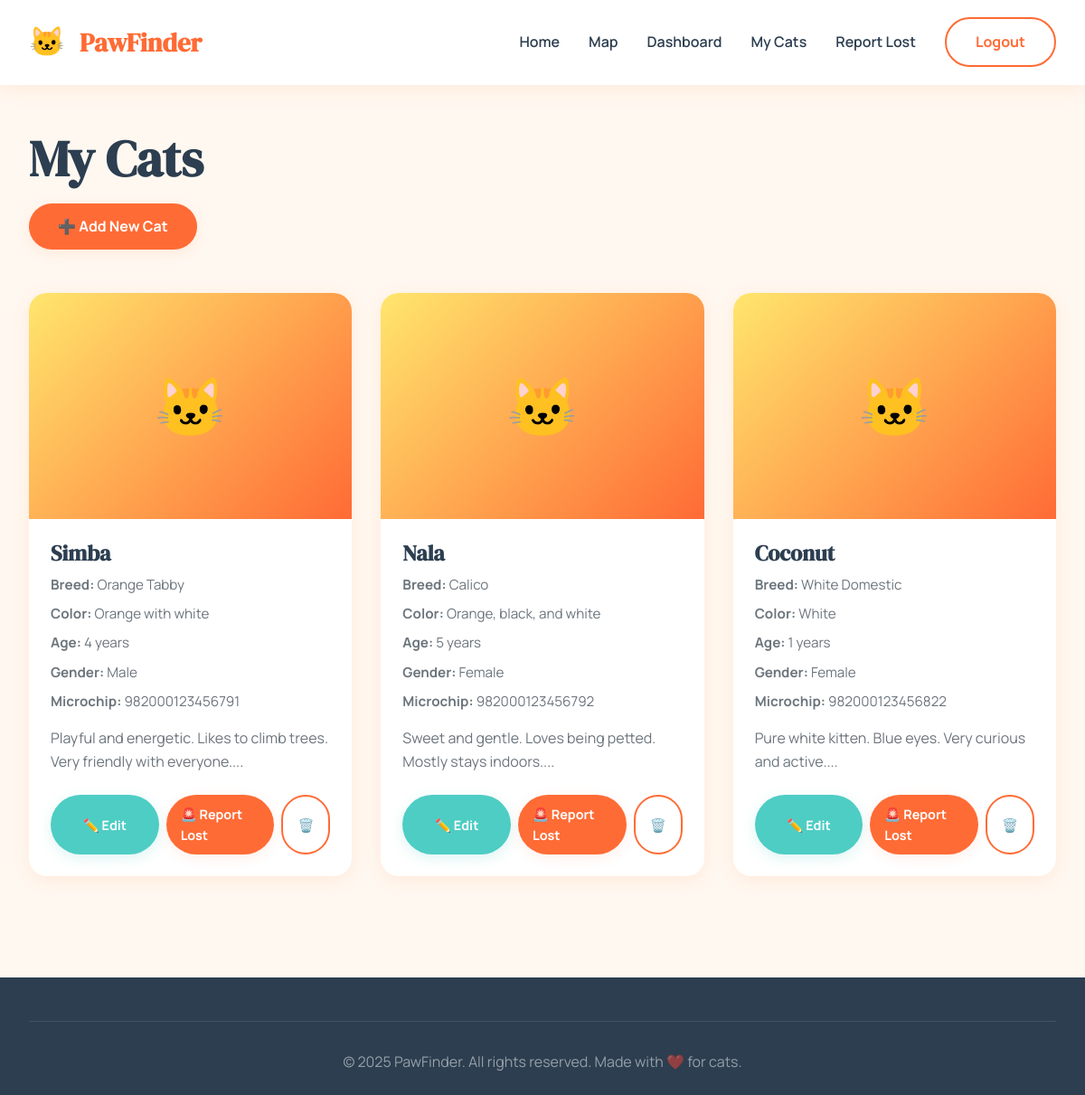
The app's page /my-cats.php (signed in) with its own data.
### tables this page shows
CREATE TABLE IF NOT EXISTS cats (
    id INT AUTO_INCREMENT PRIMARY KEY,
    user_id INT NOT NULL,
    name VARCHAR(100) NOT NULL,
    breed VARCHAR(100),
    color VARCHAR(100),
    age INT,
    gender ENUM('male', 'female', 'unknown') DEFAULT 'unknown',
    description TEXT,
    photo VARCHAR(255),
    microchip_id VARCHAR(50),
    distinctive_features TEXT,
    created_at TIMESTAMP DEFAULT CURRENT_TIMESTAMP,
    updated_at TIMESTAMP DEFAULT CURRENT_TIMESTAMP ON UPDATE CURRENT_TIMESTAMP,
    FOREIGN KEY (user_id) REFERENCES users(id) ON DELETE CASCADE,
    INDEX idx_user (user_id)
);

### includes/config.php (called while the page is built, shortened)
<?php
function getUserId() {
    return $_SESSION['user_id'] ?? null;
}
?>

### my-cats.php (the view, shortened to what this page needs)
<?php
require_once 'includes/config.php';
$userId = getUserId();
$action = $_GET['action'] ?? 'list';
$catsQuery = "SELECT * FROM cats WHERE user_id = ? ORDER BY created_at DESC";
$stmt = $conn->prepare($catsQuery);
$stmt->bind_param("i", $userId);
$stmt->execute();
$cats = $stmt->get_result()->fetch_all(MYSQLI_ASSOC);
?>
<!DOCTYPE html>
<html lang="en">
<head>
    <link rel="stylesheet" href="css/style.css">
</head>
<body>
    <nav class="navbar">
        <div class="nav-container">
            <a href="index.php" class="nav-logo">PawFinder</a>
            <ul class="nav-menu">
                <li><a href="index.php" class="nav-link">Home</a></li>
                <li><a href="map.php" class="nav-link">Map</a></li>
                <li><a href="dashboard.php" class="nav-link">Dashboard</a></li>
                <li><a href="my-cats.php" class="nav-link">My Cats</a></li>
                <li><a href="report-lost.php" class="nav-link">Report Lost</a></li>
                <li><a href="logout.php" class="btn btn-outline">Logout</a></li>
            </ul>
        </div>
    </nav>
    <?php if ($action === 'list'): ?>
    <section class="dashboard">
        <div class="container">
            <div class="dashboard-header">
                <h1>My Cats</h1>
                <a href="my-cats.php?action=add" class="btn btn-primary">➕ Add New Cat</a>
            </div>
            <?php if (empty($cats)): ?>
                <div style="background: var(--bg-white); padding: 4rem; border-radius: 20px; box-shadow: 0 4px 20px var(--shadow); text-align: center;">
                    <div style="font-size: 5rem; margin-bottom: 1rem;">🐱</div>
                    <h2>No cats registered yet</h2>
                    <p style="color: var(--text-light); margin-bottom: 2rem;">Start by adding your first cat to the system.</p>
                    <a href="my-cats.php?action=add" class="btn btn-primary">Add Your First Cat</a>
                </div>
            <?php else: ?>
                <div class="cards-grid">
                    <?php foreach ($cats as $cat): ?>
                    <div class="cat-card">
                        <div style="position: relative;">
                            <?php if ($cat['photo']): ?>
                                <img src="uploads/cats/<?php echo htmlspecialchars($cat['photo']); ?>"
                                     alt="<?php echo htmlspecialchars($cat['name']); ?>"
                                     class="cat-card-image">
                            <?php else: ?>
                                <div class="cat-card-image" style="background: linear-gradient(135deg, #FFE66D 0%, #FF6B35 100%); display: flex; align-items: center; justify-content: center; font-size: 4rem;">
                                    🐱
                                </div>
                            <?php endif; ?>
                        </div>
                        <div class="cat-card-content">
                            <h3 class="cat-card-title"><?php echo htmlspecialchars($cat['name']); ?></h3>
                            <div class="cat-card-info">
                                <span><strong>Breed:</strong> <?php echo htmlspecialchars($cat['breed'] ?: 'Mixed'); ?></span>
                                <span><strong>Color:</strong> <?php echo htmlspecialchars($cat['color']); ?></span>
                                <span><strong>Age:</strong> <?php echo htmlspecialchars($cat['age']); ?> years</span>
                                <span><strong>Gender:</strong> <?php echo ucfirst($cat['gender']); ?></span>
                                <?php if ($cat['microchip_id']): ?>
                                <span><strong>Microchip:</strong> <?php echo htmlspecialchars($cat['microchip_id']); ?></span>
                                <?php endif; ?>
                            </div>
                            <?php if ($cat['description']): ?>
                            <p class="cat-card-description">
                                <?php echo htmlspecialchars(substr($cat['description'], 0, 100)); ?>...
                            </p>
                            <?php endif; ?>
                            <div style="display: flex; gap: 0.5rem; margin-top: 1rem;">
                                <a href="my-cats.php?action=edit&id=<?php echo $cat['id']; ?>" class="btn btn-secondary" style="flex: 1; justify-content: center; font-size: 0.9rem; padding: 0.6rem 1rem;">
                                    ✏️ Edit
                                </a>
                                <a href="report-lost.php?cat_id=<?php echo $cat['id']; ?>" class="btn btn-primary" style="flex: 1; justify-content: center; font-size: 0.9rem; padding: 0.6rem 1rem;">
                                    🚨 Report Lost
                                </a>
                                <a href="my-cats.php?action=delete&id=<?php echo $cat['id']; ?>"
                                   onclick="return confirm('Are you sure you want to delete this cat profile?');"
                                   class="btn btn-outline" style="padding: 0.6rem 1rem; font-size: 0.9rem;">
                                    🗑️
                                </a>
                            </div>
                        </div>
                    </div>
                    <?php endforeach; ?>
                </div>
            <?php endif; ?>
        </div>
    </section>
    <?php endif; ?>
    <footer class="footer">
        <div class="container">
            <div class="footer-bottom">
                <p>&copy; 2025 PawFinder. All rights reserved. Made with ❤️ for cats.</p>
            </div>
        </div>
    </footer>
</body>
</html>

### css/style.css (style rules this page uses)
:root { --primary: #FF6B35; --primary-dark: #E85A2A; --secondary: #4ECDC4; --accent: #FFE66D; --bg-cream: #FFF8F0; --bg-white: #FFFFFF; --text-dark: #2C3E50; --text-light: #6C757D; --success: #51CF66; --danger: #FF6B6B; --warning: #FFA94D; --shadow: rgba(255, 107, 53, 0.1); --shadow-strong: rgba(255, 107, 53, 0.2); }
* { margin: 0; padding: 0; box-sizing: border-box; }
body { font-family: 'Manrope', sans-serif; background: var(--bg-cream); color: var(--text-dark); line-height: 1.6; overflow-x: hidden; }
h1, h2, h3, h4, h5, h6 { font-family: 'DM Serif Display', serif; color: var(--text-dark); line-height: 1.2; margin-bottom: 1rem; }
h1 { font-size: 3.5rem; }
h3 { font-size: 1.8rem; }
.navbar { background: var(--bg-white); padding: 1.2rem 0; box-shadow: 0 4px 20px var(--shadow); position: sticky; top: 0; z-index: 1000; backdrop-filter: blur(10px); }
.nav-container { max-width: 1400px; margin: 0 auto; padding: 0 2rem; display: flex; justify-content: space-between; align-items: center; }
.nav-logo { display: flex; align-items: center; gap: 1rem; text-decoration: none; color: var(--primary); font-family: 'DM Serif Display', serif; font-size: 1.8rem; font-weight: 700; transition: transform 0.3s ease; }
.nav-logo::before { content: '🐱'; font-size: 2rem; animation: float 3s ease-in-out infinite; }
.nav-menu { display: flex; gap: 2rem; list-style: none; align-items: center; }
.nav-link { color: var(--text-dark); text-decoration: none; font-weight: 600; font-size: 1rem; transition: all 0.3s ease; position: relative; padding: 0.5rem 0; }
.nav-link::after { content: ''; position: absolute; bottom: 0; left: 0; width: 0; height: 3px; background: var(--primary); transition: width 0.3s ease; }
.btn { padding: 0.8rem 2rem; border: none; border-radius: 50px; font-family: 'Manrope', sans-serif; font-weight: 700; font-size: 1rem; cursor: pointer; transition: all 0.3s ease; text-decoration: none; display: inline-flex; align-items: center; gap: 0.5rem; position: relative; overflow: hidden; }
.btn::before { content: ''; position: absolute; top: 50%; left: 50%; width: 0; height: 0; border-radius: 50%; background: rgba(255, 255, 255, 0.3); transform: translate(-50%, -50%); transition: width 0.6s, height 0.6s; }
.btn-primary { background: var(--primary); color: white; box-shadow: 0 4px 15px var(--shadow); }
.btn-secondary { background: var(--secondary); color: white; box-shadow: 0 4px 15px rgba(78, 205, 196, 0.2); }
.btn-outline { background: transparent; border: 2px solid var(--primary); color: var(--primary); }
.container { max-width: 1400px; margin: 0 auto; padding: 0 2rem; }
.cards-grid { display: grid; grid-template-columns: repeat(auto-fill, minmax(320px, 1fr)); gap: 2rem; margin-top: 2rem; }
.cat-card { background: var(--bg-white); border-radius: 20px; overflow: hidden; box-shadow: 0 4px 20px var(--shadow); transition: all 0.3s ease; animation: fadeInScale 0.5s ease; }
.cat-card-image { width: 100%; height: 250px; object-fit: cover; position: relative; }
.cat-card-content { padding: 1.5rem; }
.cat-card-title { font-size: 1.5rem; margin-bottom: 0.5rem; color: var(--text-dark); }
.cat-card-info { display: flex; flex-direction: column; gap: 0.5rem; margin-bottom: 1rem; }
.cat-card-info span { color: var(--text-light); font-size: 0.95rem; }
.cat-card-description { color: var(--text-light); margin-bottom: 1.5rem; line-height: 1.6; }
.dashboard { padding: 3rem 0; min-height: calc(100vh - 200px); }
.dashboard-header { margin-bottom: 3rem; }
.footer { background: var(--text-dark); color: white; padding: 3rem 0 1.5rem; margin-top: 4rem; }
.footer-bottom { text-align: center; padding-top: 2rem; border-top: 1px solid rgba(255, 255, 255, 0.1); color: rgba(255, 255, 255, 0.5); }

### records on screen
cats: name "Simba", breed "Orange Tabby", color "Orange with white", age "4", gender "Male", microchip "982000123456791", description "Playful and energetic. Likes to climb trees. Very friendly with everyone."
cats: name "Nala", breed "Calico", color "Orange, black, and white", age "5", gender "Female", microchip "982000123456792", description "Sweet and gentle. Loves being petted. Mostly stays indoors."
cats: name "Coconut", breed "White Domestic", color "White", age "1", gender "Female", microchip "982000123456822", description "Pure white kitten. Blue eyes. Very curious and active."
